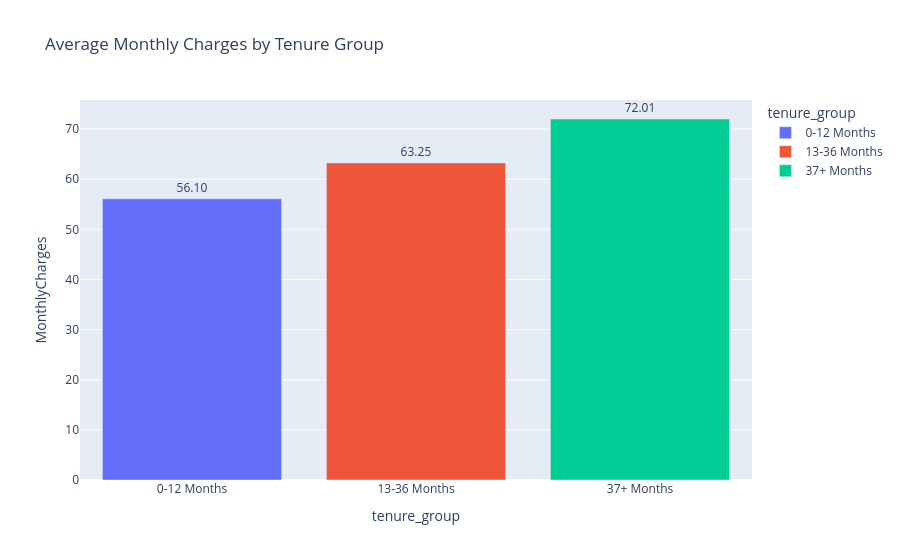

Notebook code cell kept with this figure:
### Code cell
fig = px.bar(
    avg_monthly,
    x="tenure_group",
    y="MonthlyCharges",
    color="tenure_group",
    text="MonthlyCharges",
    title="Average Monthly Charges by Tenure Group"
)

fig.update_traces(texttemplate="%{text:.2f}",
                  textposition="outside")

fig.show()

### Figure 1 — Plotly figure (JSON) as saved in the notebook; plotly's stock layout.template omitted (floating-point values rounded to 4 significant figures)
{"data": [{"hovertemplate": "tenure_group=%{x}<br>MonthlyCharges=%{text}<extra></extra>", "legendgroup": "0-12 Months", "marker": {"color": "#636efa", "pattern": {"shape": ""}}, "name": "0-12 Months", "orientation": "v", "showlegend": true, "text": [56.1], "textposition": "outside", "texttemplate": "%{text:.2f}", "type": "bar", "x": ["0-12 Months"], "xaxis": "x", "y": [56.1], "yaxis": "y"}, {"hovertemplate": "tenure_group=%{x}<br>MonthlyCharges=%{text}<extra></extra>", "legendgroup": "13-36 Months", "marker": {"color": "#EF553B", "pattern": {"shape": ""}}, "name": "13-36 Months", "orientation": "v", "showlegend": true, "text": [63.25], "textposition": "outside", "texttemplate": "%{text:.2f}", "type": "bar", "x": ["13-36 Months"], "xaxis": "x", "y": [63.25], "yaxis": "y"}, {"hovertemplate": "tenure_group=%{x}<br>MonthlyCharges=%{text}<extra></extra>", "legendgroup": "37+ Months", "marker": {"color": "#00cc96", "pattern": {"shape": ""}}, "name": "37+ Months", "orientation": "v", "showlegend": true, "text": [72.01], "textposition": "outside", "texttemplate": "%{text:.2f}", "type": "bar", "x": ["37+ Months"], "xaxis": "x", "y": [72.01], "yaxis": "y"}], "layout": {"barmode": "relative", "legend": {"title": {"text": "tenure_group"}, "tracegroupgap": 0}, "title": {"text": "Average Monthly Charges by Tenure Group"}, "xaxis": {"anchor": "y", "categoryarray": ["0-12 Months", "13-36 Months", "37+ Months"], "categoryorder": "array", "domain": [0, 1], "title": {"text": "tenure_group"}}, "yaxis": {"anchor": "x", "domain": [0, 1], "title": {"text": "MonthlyCharges"}}}}
